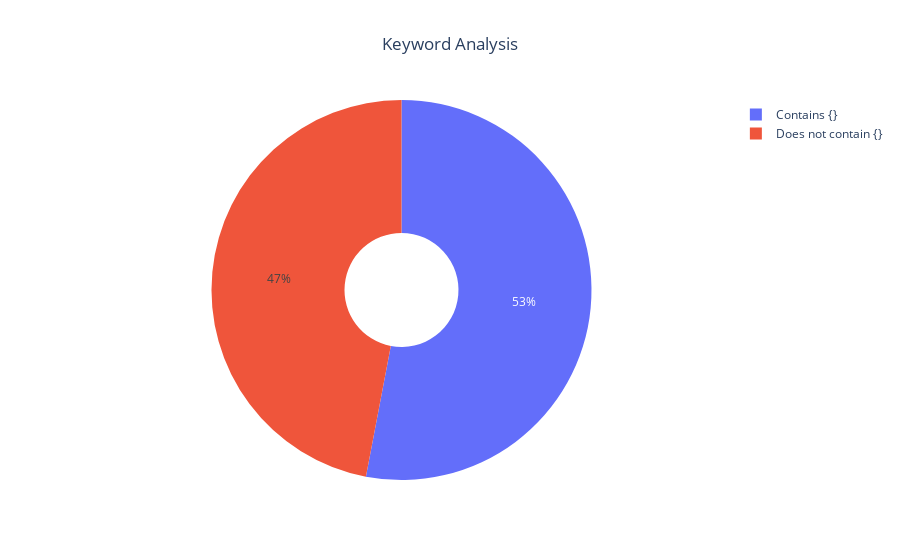

The code cell stored with this chart in its notebook:
### Code cell
import plotly.graph_objects as go

labels = ['Contains {}', 'Does not contain {}'] #REFINE THIS
values = list(df.has_term.value_counts())

# Use `hole` to create a donut-like pie chart
fig = go.Figure(data=[go.Pie(labels=labels, values=values, hole=.3)])
fig.update_layout(
    title={
        'text': "Keyword Analysis",
        'x' : 0.5,
        'xanchor': 'center'
    })
fig.show()

### Figure 1 — Plotly figure (JSON) as saved in the notebook; plotly's stock layout.template omitted (floating-point values rounded to 4 significant figures)
{"data": [{"hole": 0.3, "labels": ["Contains {}", "Does not contain {}"], "type": "pie", "values": [53, 47]}], "layout": {"title": {"text": "Keyword Analysis", "x": 0.5, "xanchor": "center"}}}
